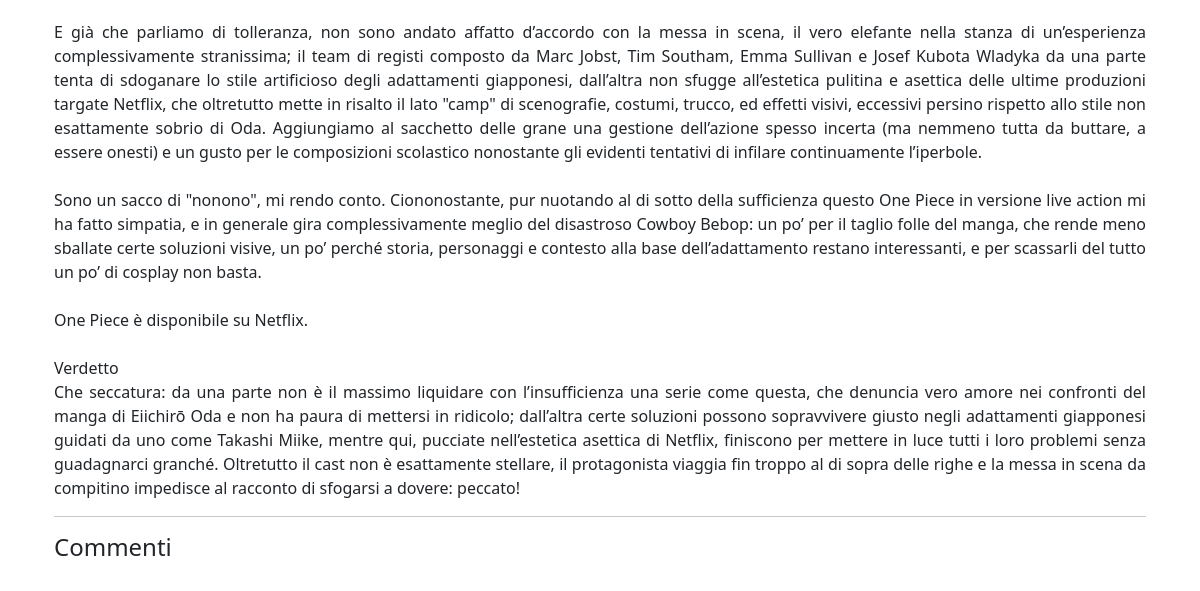
/reviews/review/7 (lower part), run on an earlier commit of the app's database.
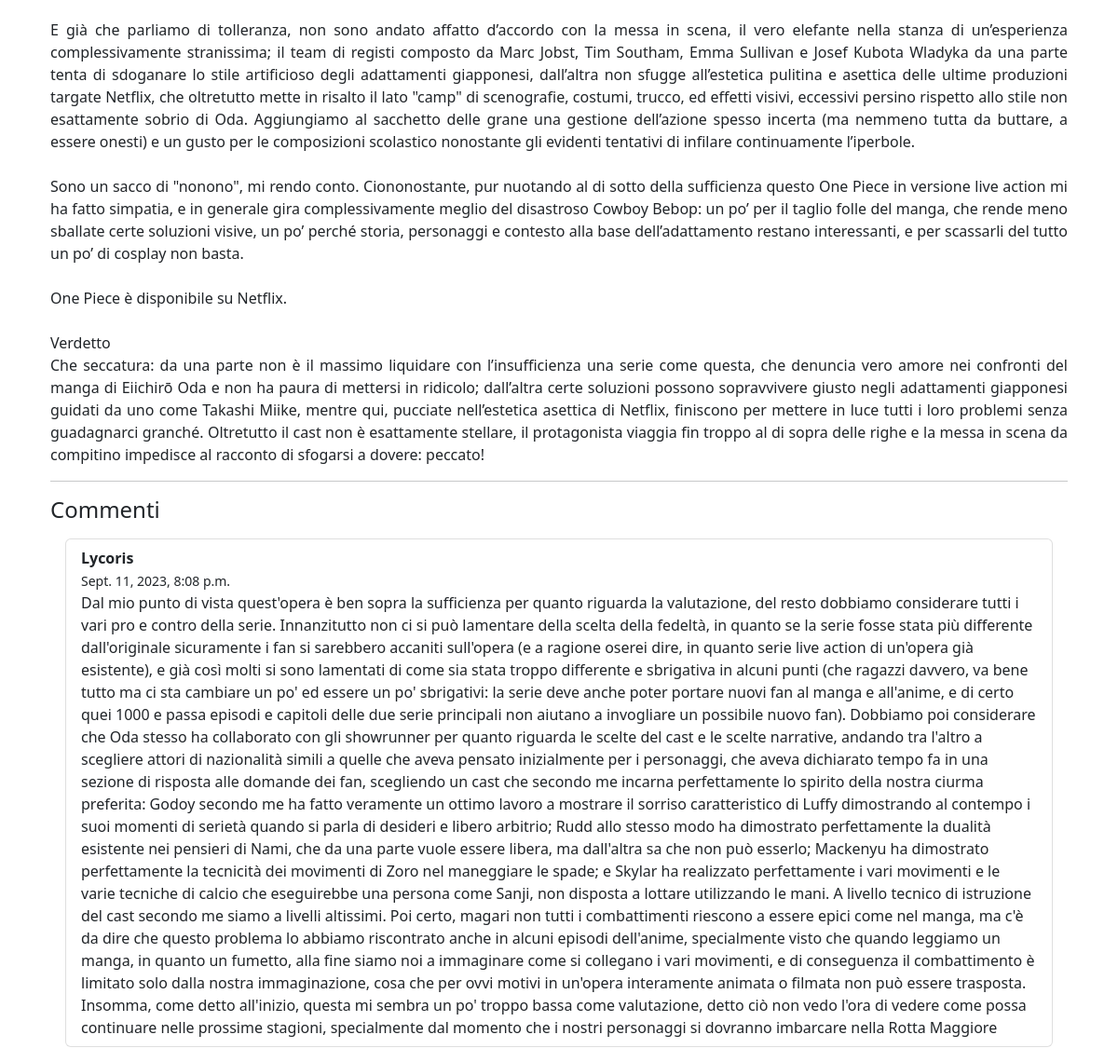
And on a later commit of the database.
### reviews/models.py (models this page shows, shortened)
class ReviewComment(models.Model):
    user = models.ForeignKey(User, on_delete=models.CASCADE)
    review = models.ForeignKey(Review, on_delete=models.CASCADE)
    text = models.TextField()
    timestamp = models.DateTimeField(auto_now_add=True)
    class Meta:
        unique_together = ('user', 'review')

### reviews/views.py (the view, shortened to what this page needs)
# urls.py: path("review/<int:pk>", views.ReviewDetailView.as_view(), name="review_detail"),
class ReviewDetailView(TemplateView):
    template_name = "reviews/review-detail.html"
    def get_context_data(self, **kwargs):
        context = {}
        review_pk = self.kwargs['pk']
        review = Review.objects.get(pk=review_pk)
        if self.request.user == review.user:
            context["modify_form"] = ReviewForm(review)
        review_txt_vulnerable = review.text.replace("\n", "<br>")
        bleach_settings = {
            "tags": ["br"],
            "attributes": {}
        }
        context["review_text"] = bleach.clean(review_txt_vulnerable, **bleach_settings)
        context["review"] = review
        comments = ReviewComment.objects.filter(review_id=review_pk).order_by("-timestamp")
        context["comments"] = comments
        context["comment_form"] = ReviewCommentForm()
        return context

### reviews/templates/reviews/review-detail.html (shortened to what this page needs)
{% extends 'base.html' %}
{% block main %}
    <div class="container mt-5">
        <div class="mt-3">
            <p style="text-align: justify">
                {{ review_text|safe }}
            </p>
        </div>
        <hr>
        <h4>Commenti</h4>
        <div class="list-group m-3">
            {% for comment in comments %}
                <div class="list-group-item">
                    <div class="fw-bold">{{ comment.user.username }}</div>
                    <small>{{ comment.timestamp }}</small><br>
                    {{ comment.text }}
                </div>
            {% endfor %}
        </div>
    </div>
{% endblock %}

What changed in the data, as far as the page shows it:
added ReviewComment: user.username "Lycoris", timestamp "Sept. 11, 2023, 8:08 p.m.", text "Dal mio punto di vista quest'opera è ben sopra la sufficienza per quanto riguarda la valutazione, del resto dobbiamo considerare tutti i vari pro e contro della serie. Innanzitutto non ci si può lamentare della scelta della fedeltà, in quanto se la serie fosse stata più differente dall'originale sicuramente i fan si sarebbero accaniti sull'opera (e a ragione oserei dire, in quanto serie live action di un'opera già esistente), e già così molti si sono lamentati di come sia stata troppo differente e sbrigativa in alcuni punti (che ragazzi davvero, va bene tutto ma ci sta cambiare un po' ed essere un po' sbrigativi: la serie deve anche poter portare nuovi fan al manga e all'anime, e di certo…"
